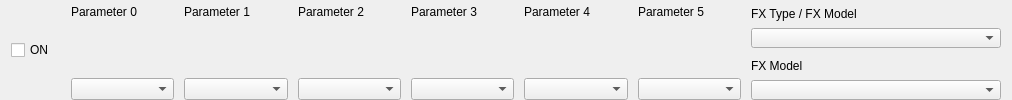
<?xml version="1.0" encoding="UTF-8"?>
<ui version="4.0">
 <class>PedalUI</class>
 <widget class="QWidget" name="PedalUI">
  <property name="geometry">
   <rect>
    <x>0</x>
    <y>0</y>
    <width>1012</width>
    <height>100</height>
   </rect>
  </property>
  <property name="minimumSize">
   <size>
    <width>0</width>
    <height>100</height>
   </size>
  </property>
  <property name="maximumSize">
   <size>
    <width>16777215</width>
    <height>16777215</height>
   </size>
  </property>
  <property name="windowTitle">
   <string>Form</string>
  </property>
  <layout class="QHBoxLayout" name="horizontalLayout_2">
   <property name="spacing">
    <number>10</number>
   </property>
   <property name="topMargin">
    <number>0</number>
   </property>
   <property name="bottomMargin">
    <number>0</number>
   </property>
   <item>
    <widget class="QCheckBox" name="onStatus">
     <property name="minimumSize">
      <size>
       <width>50</width>
       <height>0</height>
      </size>
     </property>
     <property name="maximumSize">
      <size>
       <width>50</width>
       <height>16777215</height>
      </size>
     </property>
     <property name="text">
      <string>ON</string>
     </property>
    </widget>
   </item>
   <item>
    <widget class="QWidget" name="param0Container" native="true">
     <layout class="QVBoxLayout" name="verticalLayout_5">
      <property name="spacing">
       <number>6</number>
      </property>
      <property name="leftMargin">
       <number>0</number>
      </property>
      <property name="topMargin">
       <number>0</number>
      </property>
      <property name="rightMargin">
       <number>0</number>
      </property>
      <property name="bottomMargin">
       <number>0</number>
      </property>
      <item>
       <widget class="QLabel" name="param0Lbl">
        <property name="minimumSize">
         <size>
          <width>0</width>
          <height>24</height>
         </size>
        </property>
        <property name="maximumSize">
         <size>
          <width>16777215</width>
          <height>24</height>
         </size>
        </property>
        <property name="text">
         <string>Parameter 0</string>
        </property>
       </widget>
      </item>
      <item>
       <widget class="QWidget" name="param0Mid" native="true">
        <property name="minimumSize">
         <size>
          <width>0</width>
          <height>52</height>
         </size>
        </property>
        <property name="maximumSize">
         <size>
          <width>16777215</width>
          <height>52</height>
         </size>
        </property>
        <layout class="QGridLayout" name="gridLayout_4">
         <property name="leftMargin">
          <number>0</number>
         </property>
         <property name="topMargin">
          <number>0</number>
         </property>
         <property name="rightMargin">
          <number>0</number>
         </property>
         <property name="bottomMargin">
          <number>0</number>
         </property>
         <property name="spacing">
          <number>0</number>
         </property>
         <item row="0" column="0">
          <widget class="QWidget" name="param0Knob" native="true">
           <property name="minimumSize">
            <size>
             <width>35</width>
             <height>35</height>
            </size>
           </property>
           <property name="maximumSize">
            <size>
             <width>35</width>
             <height>35</height>
            </size>
           </property>
          </widget>
         </item>
        </layout>
       </widget>
      </item>
      <item>
       <widget class="QComboBox" name="param0Value">
        <property name="minimumSize">
         <size>
          <width>0</width>
          <height>0</height>
         </size>
        </property>
        <property name="maximumSize">
         <size>
          <width>16777215</width>
          <height>16777215</height>
         </size>
        </property>
       </widget>
      </item>
     </layout>
    </widget>
   </item>
   <item>
    <widget class="QWidget" name="param1Container" native="true">
     <layout class="QVBoxLayout" name="verticalLayout_2">
      <property name="spacing">
       <number>6</number>
      </property>
      <property name="leftMargin">
       <number>0</number>
      </property>
      <property name="topMargin">
       <number>0</number>
      </property>
      <property name="rightMargin">
       <number>0</number>
      </property>
      <property name="bottomMargin">
       <number>0</number>
      </property>
      <item>
       <widget class="QLabel" name="param1Lbl">
        <property name="minimumSize">
         <size>
          <width>0</width>
          <height>24</height>
         </size>
        </property>
        <property name="maximumSize">
         <size>
          <width>16777215</width>
          <height>24</height>
         </size>
        </property>
        <property name="text">
         <string>Parameter 1</string>
        </property>
       </widget>
      </item>
      <item>
       <widget class="QWidget" name="param1Mid" native="true">
        <property name="minimumSize">
         <size>
          <width>0</width>
          <height>52</height>
         </size>
        </property>
        <property name="maximumSize">
         <size>
          <width>16777215</width>
          <height>52</height>
         </size>
        </property>
        <layout class="QGridLayout" name="gridLayout">
         <property name="leftMargin">
          <number>0</number>
         </property>
         <property name="topMargin">
          <number>0</number>
         </property>
         <property name="rightMargin">
          <number>0</number>
         </property>
         <property name="bottomMargin">
          <number>0</number>
         </property>
         <property name="spacing">
          <number>0</number>
         </property>
         <item row="0" column="0">
          <widget class="QWidget" name="param1Knob" native="true">
           <property name="minimumSize">
            <size>
             <width>35</width>
             <height>35</height>
            </size>
           </property>
           <property name="maximumSize">
            <size>
             <width>35</width>
             <height>35</height>
            </size>
           </property>
          </widget>
         </item>
        </layout>
       </widget>
      </item>
      <item>
       <widget class="QComboBox" name="param1Value">
        <property name="minimumSize">
         <size>
          <width>0</width>
          <height>0</height>
         </size>
        </property>
        <property name="maximumSize">
         <size>
          <width>16777215</width>
          <height>16777215</height>
         </size>
        </property>
       </widget>
      </item>
     </layout>
    </widget>
   </item>
   <item>
    <widget class="QWidget" name="param2Container" native="true">
     <layout class="QVBoxLayout" name="verticalLayout">
      <property name="leftMargin">
       <number>0</number>
      </property>
      <property name="topMargin">
       <number>0</number>
      </property>
      <property name="rightMargin">
       <number>0</number>
      </property>
      <property name="bottomMargin">
       <number>0</number>
      </property>
      <item>
       <widget class="QLabel" name="param2Lbl">
        <property name="minimumSize">
         <size>
          <width>0</width>
          <height>24</height>
         </size>
        </property>
        <property name="maximumSize">
         <size>
          <width>16777215</width>
          <height>24</height>
         </size>
        </property>
        <property name="text">
         <string>Parameter 2</string>
        </property>
       </widget>
      </item>
      <item>
       <widget class="QWidget" name="param2Mid" native="true">
        <property name="minimumSize">
         <size>
          <width>0</width>
          <height>52</height>
         </size>
        </property>
        <property name="maximumSize">
         <size>
          <width>16777215</width>
          <height>52</height>
         </size>
        </property>
        <layout class="QGridLayout" name="gridLayout_2">
         <property name="leftMargin">
          <number>0</number>
         </property>
         <property name="topMargin">
          <number>0</number>
         </property>
         <property name="rightMargin">
          <number>0</number>
         </property>
         <property name="bottomMargin">
          <number>0</number>
         </property>
         <property name="spacing">
          <number>0</number>
         </property>
         <item row="0" column="0">
          <widget class="QWidget" name="param2Knob" native="true">
           <property name="minimumSize">
            <size>
             <width>35</width>
             <height>35</height>
            </size>
           </property>
           <property name="maximumSize">
            <size>
             <width>35</width>
             <height>35</height>
            </size>
           </property>
          </widget>
         </item>
        </layout>
       </widget>
      </item>
      <item>
       <widget class="QComboBox" name="param2Value">
        <property name="minimumSize">
         <size>
          <width>0</width>
          <height>0</height>
         </size>
        </property>
        <property name="maximumSize">
         <size>
          <width>16777215</width>
          <height>16777215</height>
         </size>
        </property>
       </widget>
      </item>
     </layout>
    </widget>
   </item>
   <item>
    <widget class="QWidget" name="param3Container" native="true">
     <layout class="QVBoxLayout" name="verticalLayout_3">
      <property name="leftMargin">
       <number>0</number>
      </property>
      <property name="topMargin">
       <number>0</number>
      </property>
      <property name="rightMargin">
       <number>0</number>
      </property>
      <property name="bottomMargin">
       <number>0</number>
      </property>
      <item>
       <widget class="QLabel" name="param3Lbl">
        <property name="minimumSize">
         <size>
          <width>0</width>
          <height>24</height>
         </size>
        </property>
        <property name="maximumSize">
         <size>
          <width>16777215</width>
          <height>24</height>
         </size>
        </property>
        <property name="text">
         <string>Parameter 3</string>
        </property>
       </widget>
      </item>
      <item>
       <widget class="QWidget" name="param3Mid" native="true">
        <property name="minimumSize">
         <size>
          <width>0</width>
          <height>52</height>
         </size>
        </property>
        <property name="maximumSize">
         <size>
          <width>16777215</width>
          <height>52</height>
         </size>
        </property>
        <layout class="QGridLayout" name="gridLayout_3">
         <property name="leftMargin">
          <number>0</number>
         </property>
         <property name="topMargin">
          <number>0</number>
         </property>
         <property name="rightMargin">
          <number>0</number>
         </property>
         <property name="bottomMargin">
          <number>0</number>
         </property>
         <property name="spacing">
          <number>0</number>
         </property>
         <item row="0" column="0">
          <widget class="QWidget" name="param3Knob" native="true">
           <property name="minimumSize">
            <size>
             <width>35</width>
             <height>35</height>
            </size>
           </property>
           <property name="maximumSize">
            <size>
             <width>35</width>
             <height>35</height>
            </size>
           </property>
          </widget>
         </item>
        </layout>
       </widget>
      </item>
      <item>
       <widget class="QComboBox" name="param3Value">
        <property name="minimumSize">
         <size>
          <width>0</width>
          <height>0</height>
         </size>
        </property>
        <property name="maximumSize">
         <size>
          <width>16777215</width>
          <height>16777215</height>
         </size>
        </property>
       </widget>
      </item>
     </layout>
    </widget>
   </item>
   <item>
    <widget class="QWidget" name="param4Container" native="true">
     <layout class="QVBoxLayout" name="verticalLayout_4">
      <property name="leftMargin">
       <number>0</number>
      </property>
      <property name="topMargin">
       <number>0</number>
      </property>
      <property name="rightMargin">
       <number>0</number>
      </property>
      <property name="bottomMargin">
       <number>0</number>
      </property>
      <item>
       <widget class="QLabel" name="param4Lbl">
        <property name="minimumSize">
         <size>
          <width>0</width>
          <height>24</height>
         </size>
        </property>
        <property name="maximumSize">
         <size>
          <width>16777215</width>
          <height>24</height>
         </size>
        </property>
        <property name="text">
         <string>Parameter 4</string>
        </property>
       </widget>
      </item>
      <item>
       <widget class="QWidget" name="param4Mid" native="true">
        <property name="minimumSize">
         <size>
          <width>0</width>
          <height>52</height>
         </size>
        </property>
        <property name="maximumSize">
         <size>
          <width>16777215</width>
          <height>52</height>
         </size>
        </property>
        <layout class="QGridLayout" name="gridLayout_5">
         <property name="leftMargin">
          <number>0</number>
         </property>
         <property name="topMargin">
          <number>0</number>
         </property>
         <property name="rightMargin">
          <number>0</number>
         </property>
         <property name="bottomMargin">
          <number>0</number>
         </property>
         <property name="spacing">
          <number>0</number>
         </property>
         <item row="0" column="0">
          <widget class="QWidget" name="param4Knob" native="true">
           <property name="minimumSize">
            <size>
             <width>35</width>
             <height>35</height>
            </size>
           </property>
           <property name="maximumSize">
            <size>
             <width>35</width>
             <height>35</height>
            </size>
           </property>
          </widget>
         </item>
        </layout>
       </widget>
      </item>
      <item>
       <widget class="QComboBox" name="param4Value">
        <property name="minimumSize">
         <size>
          <width>0</width>
          <height>0</height>
         </size>
        </property>
        <property name="maximumSize">
         <size>
          <width>16777215</width>
          <height>16777215</height>
         </size>
        </property>
       </widget>
      </item>
     </layout>
    </widget>
   </item>
   <item>
    <widget class="QWidget" name="param5Container" native="true">
     <layout class="QVBoxLayout" name="verticalLayout_6">
      <property name="leftMargin">
       <number>0</number>
      </property>
      <property name="topMargin">
       <number>0</number>
      </property>
      <property name="rightMargin">
       <number>0</number>
      </property>
      <property name="bottomMargin">
       <number>0</number>
      </property>
      <item>
       <widget class="QLabel" name="param5Lbl">
        <property name="minimumSize">
         <size>
          <width>0</width>
          <height>24</height>
         </size>
        </property>
        <property name="maximumSize">
         <size>
          <width>16777215</width>
          <height>24</height>
         </size>
        </property>
        <property name="text">
         <string>Parameter 5</string>
        </property>
       </widget>
      </item>
      <item>
       <widget class="QWidget" name="param5Mid" native="true">
        <layout class="QGridLayout" name="gridLayout_6">
         <item row="0" column="0">
          <widget class="QWidget" name="param5Knob" native="true">
           <property name="minimumSize">
            <size>
             <width>35</width>
             <height>35</height>
            </size>
           </property>
           <property name="maximumSize">
            <size>
             <width>35</width>
             <height>35</height>
            </size>
           </property>
          </widget>
         </item>
        </layout>
       </widget>
      </item>
      <item>
       <widget class="QComboBox" name="param5Value"/>
      </item>
     </layout>
    </widget>
   </item>
   <item>
    <widget class="QWidget" name="fxModelWidget" native="true">
     <property name="sizePolicy">
      <sizepolicy hsizetype="Fixed" vsizetype="Preferred">
       <horstretch>0</horstretch>
       <verstretch>0</verstretch>
      </sizepolicy>
     </property>
     <property name="minimumSize">
      <size>
       <width>250</width>
       <height>0</height>
      </size>
     </property>
     <property name="maximumSize">
      <size>
       <width>250</width>
       <height>16777215</height>
      </size>
     </property>
     <layout class="QVBoxLayout" name="verticalLayout_7">
      <property name="leftMargin">
       <number>0</number>
      </property>
      <property name="topMargin">
       <number>2</number>
      </property>
      <property name="rightMargin">
       <number>0</number>
      </property>
      <property name="bottomMargin">
       <number>0</number>
      </property>
      <item>
       <widget class="QLabel" name="fxTypeLbl">
        <property name="minimumSize">
         <size>
          <width>0</width>
          <height>24</height>
         </size>
        </property>
        <property name="maximumSize">
         <size>
          <width>16777215</width>
          <height>24</height>
         </size>
        </property>
        <property name="text">
         <string>FX Type / FX Model</string>
        </property>
       </widget>
      </item>
      <item>
       <widget class="QComboBox" name="fxType">
        <property name="minimumSize">
         <size>
          <width>0</width>
          <height>0</height>
         </size>
        </property>
        <property name="maximumSize">
         <size>
          <width>16777215</width>
          <height>16777215</height>
         </size>
        </property>
       </widget>
      </item>
      <item>
       <widget class="QLabel" name="fxModelLbl">
        <property name="minimumSize">
         <size>
          <width>0</width>
          <height>24</height>
         </size>
        </property>
        <property name="maximumSize">
         <size>
          <width>16777215</width>
          <height>24</height>
         </size>
        </property>
        <property name="text">
         <string>FX Model</string>
        </property>
       </widget>
      </item>
      <item>
       <widget class="QComboBox" name="fxModel">
        <property name="minimumSize">
         <size>
          <width>0</width>
          <height>0</height>
         </size>
        </property>
        <property name="maximumSize">
         <size>
          <width>16777215</width>
          <height>16777215</height>
         </size>
        </property>
       </widget>
      </item>
     </layout>
    </widget>
   </item>
  </layout>
 </widget>
 <resources/>
 <connections/>
</ui>
